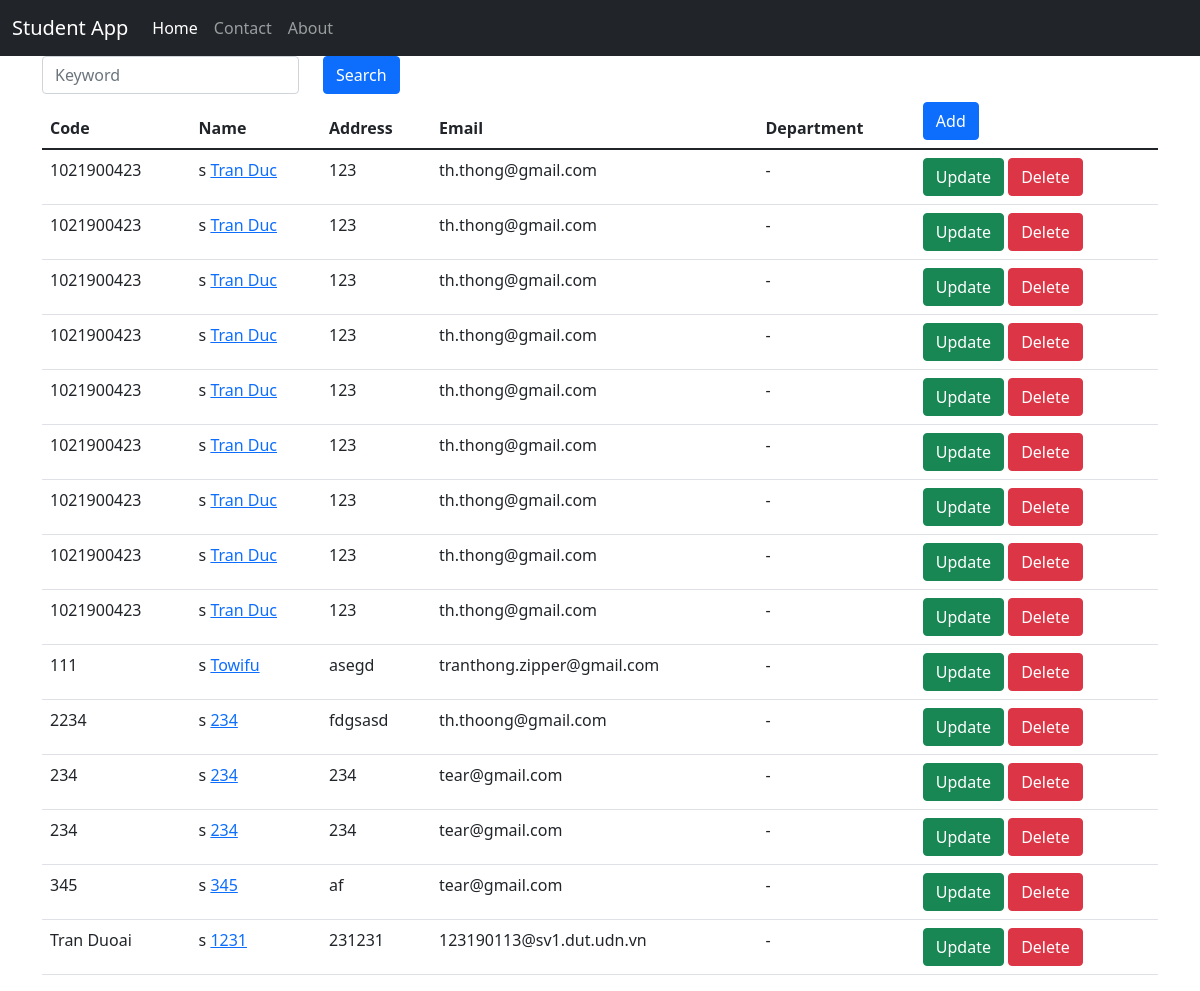
Page /list on the committed database.
### home/models.py (models this page shows, shortened)
class Student(models.Model):
    code = models.TextField(max_length=10)
    name = models.TextField(max_length=255)
    address = models.TextField()
    age = models.IntegerField(default=20)
    email = models.EmailField(blank=False)
    department = models.ForeignKey(Department, on_delete=models.CASCADE, blank=False, null=True)
    def get_absolute_url(self):
        return reverse("detail", kwargs={"id": self.id})

### home/views.py (the view)
# urls.py: path('list', views.viewlist, name="list")
def viewlist(request):
    keyword = request.GET.get('keyword')
    if keyword:
        stds = Student.objects.filter(code__icontains = keyword)
    else:
        stds = Student.objects.all()
    context = {
        'keyword' : keyword,
        'students': stds.order_by('code')
    }
    return render(request, 'listview.html', context)

### home/templates/listview.html
{% extends 'base.html' %}
{% block content %}
<form>
    <div class="row">
        <div class="col-auto">
            <input type="text" class="form-control" placeholder="Keyword" name="keyword"
                value="{{ keyword|default:''}}">
        </div>
        <div class="col-auto">
            <input type="submit" class="btn btn-primary" value="Search" />
        </div>
        </div>
</form>
<table class="table">
    <thead>
        <th>Code</th>
        <th>Name</th>
        <th>Address</th>
        <th>Email</th>
        <th>Department</th>
        <th>
            <a href="create" class="btn btn-primary">Add</a>
        </th>
    </thead>
    <tbody>
        {% for student in students %}
        <tr>
            <td>{{ student.code }}</td>
            <td>s
                <a href="{{student.get_absolute_url}}">{{student.name}}</a>
            </td>
            <td>{{ student.address }}</td>
            <td>{{ student.email | default:'-' }}</td>
            <td>{{ student.department | default:'-' }}</td>
            <td>
                <a href="{% url 'update' student.id %}" class="btn btn-success">Update</a>
                <a href="{% url 'delete' student.id %}" class="btn btn-danger">Delete</a>
            </td>
        </tr>
        {% endfor %}
    </tbody>
</table>
{% endblock %}

### home/templates/base.html (shortened to what this page needs)
<!DOCTYPE html>
<html lang="en">
<head>
    <link href="https://cdn.jsdelivr.net/npm/bootstrap@5.1.3/dist/css/bootstrap.min.css" rel="stylesheet"
>
</head>
<body>
    {% include 'navbar.html' %}
    <div class="container">
        {% block content %} replace me {% endblock %}
    </div>
</body>
</html>

### home/templates/navbar.html (shortened to what this page needs)
<nav class="navbar navbar-expand-lg navbar-dark bg-dark">
    <div class="container-fluid">
        <a class="navbar-brand" href="#">Student App</a>
        <div class="collapse navbar-collapse" id="navbarSupportedContent">
            <ul class="navbar-nav me-auto mb-2 mb-lg-0">
                <li class="nav-item">
                    <a class="nav-link active" aria-current="page" href="/">Home</a>
                </li>
                <li class="nav-item">
                    <a class="nav-link" href="/contact">Contact</a>
                </li>
                <li class="nav-item">
                    <a class="nav-link" href="/about">About</a>
                </li>
            </ul>
        </div>
    </div>
</nav>

### rows in the picture
Student: code "1021900423", name "Tran Duc", address "123", email "th.thong@gmail.com", department "-"
Student: code "1021900423", name "Tran Duc", address "123", email "th.thong@gmail.com", department "-"
Student: code "1021900423", name "Tran Duc", address "123", email "th.thong@gmail.com", department "-"
Student: code "1021900423", name "Tran Duc", address "123", email "th.thong@gmail.com", department "-"
Student: code "1021900423", name "Tran Duc", address "123", email "th.thong@gmail.com", department "-"
Student: code "1021900423", name "Tran Duc", address "123", email "th.thong@gmail.com", department "-"
Student: code "1021900423", name "Tran Duc", address "123", email "th.thong@gmail.com", department "-"
Student: code "1021900423", name "Tran Duc", address "123", email "th.thong@gmail.com", department "-"
Student: code "1021900423", name "Tran Duc", address "123", email "th.thong@gmail.com", department "-"
Student: code "111", name "Towifu", address "asegd", email "tranthong.zipper@gmail.com", department "-"
Student: code "2234", name "234", address "fdgsasd", email "th.thoong@gmail.com", department "-"
Student: code "234", name "234", address "234", email "tear@gmail.com", department "-"
Student: code "234", name "234", address "234", email "tear@gmail.com", department "-"
Student: code "345", name "345", address "af", email "tear@gmail.com", department "-"
Student: code "Tran Duoai", name "1231", address "231231", email "123190113@sv1.dut.udn.vn", department "-"
